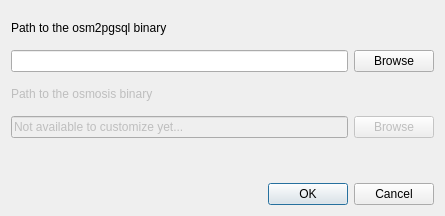
<?xml version="1.0" encoding="UTF-8"?>
<ui version="4.0">
 <class>Dialog</class>
 <widget class="QDialog" name="Dialog">
  <property name="geometry">
   <rect>
    <x>0</x>
    <y>0</y>
    <width>445</width>
    <height>216</height>
   </rect>
  </property>
  <property name="windowTitle">
   <string>Dialog</string>
  </property>
  <layout class="QVBoxLayout" name="verticalLayout">
   <item>
    <widget class="QLabel" name="label">
     <property name="text">
      <string>Path to the osm2pgsql binary</string>
     </property>
    </widget>
   </item>
   <item>
    <layout class="QHBoxLayout" name="horizontalLayout">
     <item>
      <widget class="QLineEdit" name="osm2pgsql_path"/>
     </item>
     <item>
      <widget class="QPushButton" name="set_osm2pgsql_path">
       <property name="text">
        <string>Browse</string>
       </property>
      </widget>
     </item>
    </layout>
   </item>
   <item>
    <widget class="QLabel" name="label_4">
     <property name="enabled">
      <bool>false</bool>
     </property>
     <property name="text">
      <string>Path to the osmosis binary</string>
     </property>
    </widget>
   </item>
   <item>
    <layout class="QHBoxLayout" name="horizontalLayout_4">
     <item>
      <widget class="QLineEdit" name="osmosis_path">
       <property name="enabled">
        <bool>false</bool>
       </property>
       <property name="text">
        <string>Not available to customize yet...</string>
       </property>
      </widget>
     </item>
     <item>
      <widget class="QPushButton" name="set_osmosis_path">
       <property name="enabled">
        <bool>false</bool>
       </property>
       <property name="text">
        <string>Browse</string>
       </property>
      </widget>
     </item>
    </layout>
   </item>
   <item>
    <widget class="QLabel" name="label_2">
     <property name="enabled">
      <bool>false</bool>
     </property>
     <property name="text">
      <string/>
     </property>
    </widget>
   </item>
   <item>
    <widget class="QDialogButtonBox" name="buttonBox">
     <property name="orientation">
      <enum>Qt::Horizontal</enum>
     </property>
     <property name="standardButtons">
      <set>QDialogButtonBox::Cancel|QDialogButtonBox::Ok</set>
     </property>
    </widget>
   </item>
  </layout>
 </widget>
 <resources/>
 <connections>
  <connection>
   <sender>buttonBox</sender>
   <signal>accepted()</signal>
   <receiver>Dialog</receiver>
   <slot>accept()</slot>
   <hints>
    <hint type="sourcelabel">
     <x>248</x>
     <y>254</y>
    </hint>
    <hint type="destinationlabel">
     <x>157</x>
     <y>274</y>
    </hint>
   </hints>
  </connection>
  <connection>
   <sender>buttonBox</sender>
   <signal>rejected()</signal>
   <receiver>Dialog</receiver>
   <slot>reject()</slot>
   <hints>
    <hint type="sourcelabel">
     <x>316</x>
     <y>260</y>
    </hint>
    <hint type="destinationlabel">
     <x>286</x>
     <y>274</y>
    </hint>
   </hints>
  </connection>
 </connections>
</ui>
